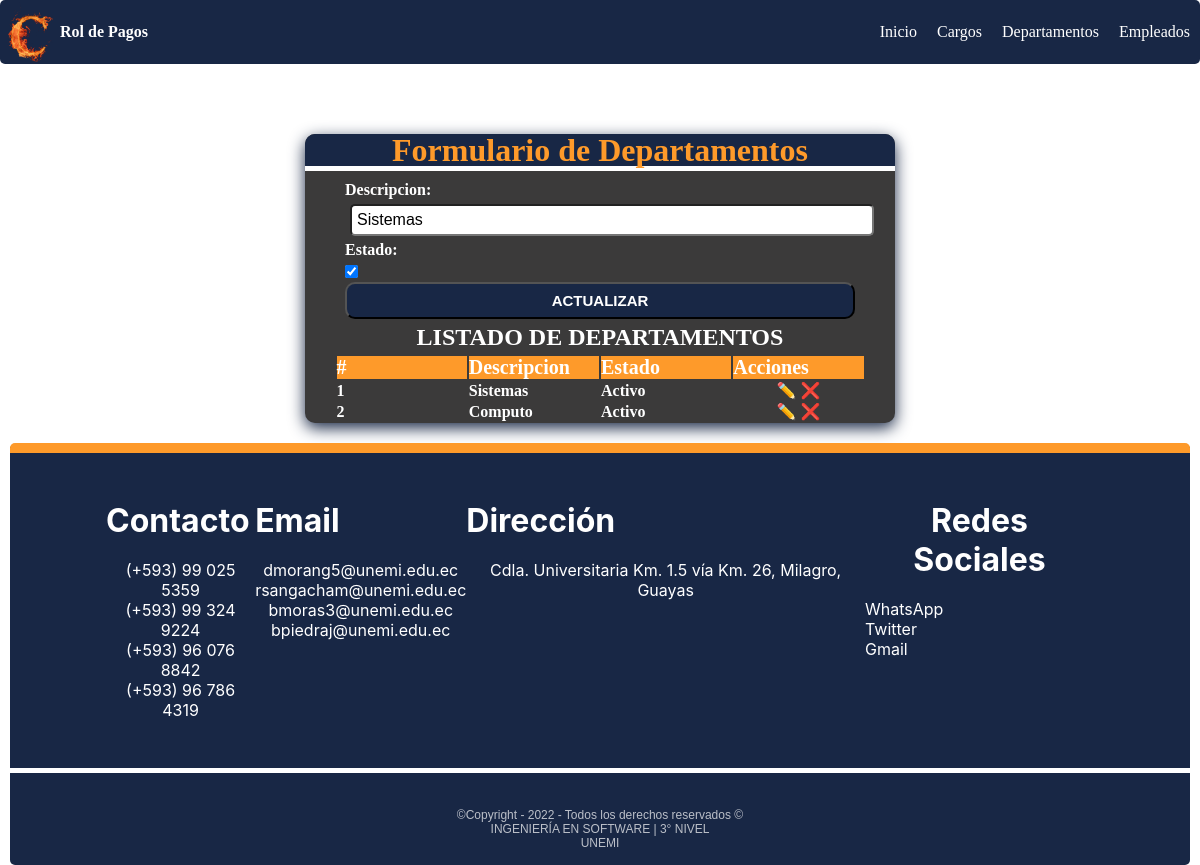
Page /editar_departamento/1 on the committed database.
### mtto/models.py (models this page shows, shortened)
class Departamento(models.Model):
    descripcion = models.CharField(max_length=100, blank=True, null=True)
    estado = models.BooleanField(default=True)
    fecha_creacion = models.DateTimeField(auto_now_add=False, auto_now=True)
    class Meta:
        verbose_name = "Departamento"
        verbose_name_plural = "Departamentos"
        ordering = ['id']

### mtto/views.py (the view)
# urls.py: path('editar_departamento/<int:id>', editarDepartamento, name="editar_departamento"),
def editarDepartamento(request, id):
    error, departamento_form = None, None
    try:
        departamento = Departamento.objects.get(id=id)
        if request.method == "GET":
            departamento_form = DepartamentoFrom(instance=departamento)
        else:
            departamento_form = DepartamentoFrom(request.POST, instance=departamento)
            if departamento_form.is_valid():
                departamento_form.save()
                return redirect('departamento')
    except Exception as e:
        error = e
    departamentos = Departamento.objects.all()
    return render(request, "pages/departamento.html",
                  {'departamentoForm': departamento_form, 'departamentos': departamentos, 'accion': 'Actualizar'})

### mtto/forms.py
class DepartamentoFrom(forms.ModelForm):
    class Meta:
        model = Departamento
        fields = ['descripcion', 'estado']
        widgets = {
            'descripcion': forms.TextInput(attrs={
                'placeholder': 'Ingrese departamento',
                'class': 'form-group',
                'required': True
            }),
        }

### templates/Pages/departamento.html (shortened to what this page needs)
{% extends "inicio.html" %}
{% load static %}
{% block css %}
   <link rel="stylesheet" href="{% static 'css/formulario.css' %}" />
{% endblock %}
{% block contenido %}
      <section class="form-container">
        <div class="form-header" >
          <h1>Formulario de Departamentos </h1>
        </div>
        <form method="POST" id="form-departamento" class="form">
          {{ departamentoForm.as_p }}
          <button
            id="enviar"
            type="submit"
            name="enviar">
            {{ accion }}
          </button>
        </form>
        <div class="consulta none table-responsive" id="consulta">
          <h2 style="text-align: center;">Listado de Departamentos</h2>
          <table class="consulta-est" id="consulta-est" border="0">
             <thead >
                <th >#</th>
                <th>Descripcion</th>
                <th>Estado</th>
                <th>Acciones</th>
             </thead>
             <tbody class="detalle-est" id="detalle-est">
                {% for departamento in departamentos  %}
                <tr>
                  <td>{{departamento.id}}</td>
                  <td>{{departamento.descripcion}}</td>
                  <td>{% if departamento.estado %}
                    Activo
                    {% else %}
                    Inactivo
                    {% endif %}
                  </td>
                  <td class="acciones">
                    <a href="{% url 'editar_departamento' departamento.id %}">✏️</a>
                    <a href="{% url 'eliminar_departamento' departamento.id %}">❌</a>
                  </td>
                </tr>
                {% endfor %}
             </tbody>
          </table>
       </div>
      </section>
 {% endblock %}

### static/css/main.css (style rules this page uses)
:root { --primary-color: #182745; --secundary-color: #9c000e; --boton-success:#81f0b2; --boton-secundary:#3b3a3a; --boton-warning:#fe9a2a; --boton-cancelar:#fe4093; --font-size:16px; --font-color:#000; --font-color-reverse:#fff; }
html { box-sizing: border-box; font-size: var(--font-size); scroll-behavior: smooth; color:var(--font-color); }
:before,*:after { box-sizing: inherit; }
body { margin:0; overflow-x: hidden; box-sizing: inherit }
a { text-decoration: none; color: var(--font-color-reverse); }

### static/css/footer.css (style rules this page uses)
* { margin: 0; padding: 0; transition: 0.5s; }
body { height: 100vh; width: 100%; position: relative; }

### static/css/formulario.css (style rules this page uses)
.form-container { background-color: var(--boton-secundary); max-width: 50%; min-width: 240px; border-radius: 10px; box-shadow: 0px 5px 16px 0px var(--primary-color); overflow: hidden; color: var(--font-color-reverse); font-weight: 900; margin: 0 auto; }
.form-header { background: var(--primary-color); padding: 1px; text-align: center; border-bottom: 5px solid var(--font-color-reverse); line-height:30px; }
.form-header h1 { color: var(--boton-warning); font-size: 32px; }
form { padding: 5px 40px; }
.form-group input, .form-group select, .form-group textarea, .form-group { display: block; width: 100%; padding: 5px; margin: 5px; font-size: 1rem; border-radius: 5px; }
.form label { margin: 5px auto; display: block; }
.form button { display: block; width: 100%; padding: 8px; background: var(--primary-color); border-radius: 10px; color: var(--font-color-reverse); cursor: pointer; font-weight: 900; font-size: 15px; text-transform: uppercase; transition: background-color 0.3s ease-in-out; }
.table-responsive { width: 100%; overflow-y: hidden; -ms-overflow-style: -ms-autohiding-scrollbar; display: flex; flex-direction:column; justify-content: center; align-items: center; }
.consulta h2 { color: var(--font-color-reverse); text-transform: uppercase; margin-bottom: 3px; text-align: center; }
.consulta-est { width: 90%; }
.consulta-est th { background-color: var(--boton-warning); color:var(--font-color-reverse); font-size:20px; text-align: center; }
.consulta-est th, td { width: 25%; text-align: left; }
.detalle-est .acciones { text-align: center; }

### rows in the picture
Departamento: descripcion "Sistemas", estado "☑", id "1", shows "Activo"
Departamento: id "2", descripcion "Computo", estado "Activo"

### other values in the picture
{{ accion }} "ACTUALIZAR"
